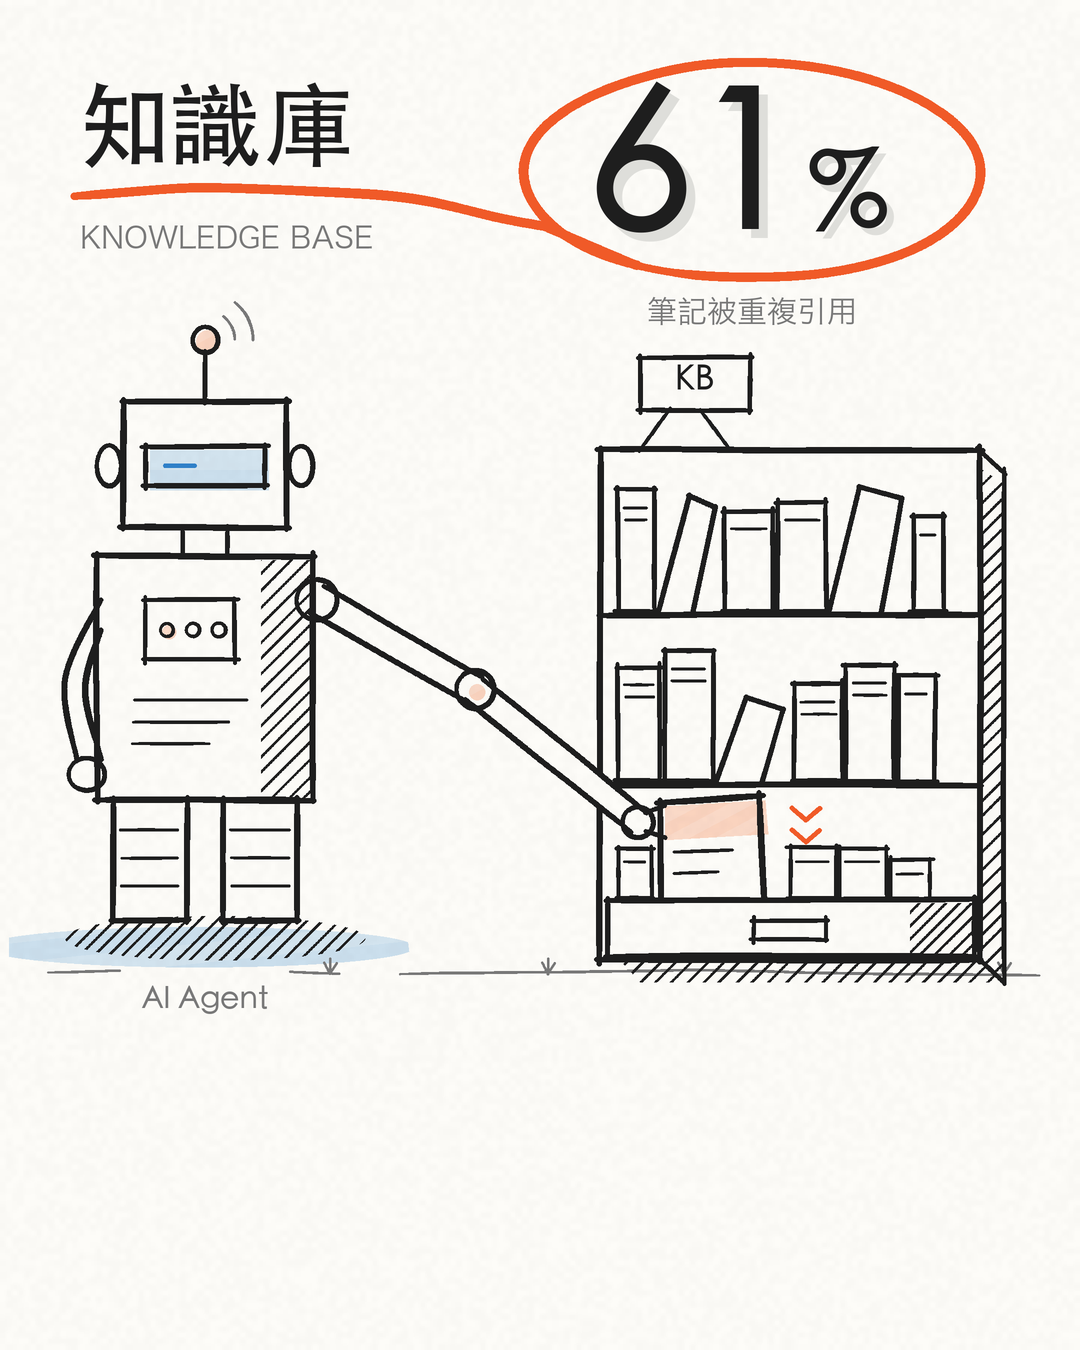

Generate this figure with Python:
"""line-art style sample: whiteboard / sketchnote hand-drawn line art (all original).

Technique encoded in helpers:
  - stroke(): pressure-tapered line with low-frequency hand wobble (never a ruler line)
  - seg()/box(): straight edges drawn as separate strokes that overshoot at corners
  - loop(): circles drawn in one motion that overlap instead of closing perfectly
  - hatch(): 45-degree parallel hatching clipped to a region = the only "shadow"
  - marker(): flat accent fill laid in broad streaks, slightly mis-registered vs. the line
Rendered at 2x then downsampled for soft ink edges. Deterministic (fixed seeds).
"""
import math, os, random
from PIL import Image, ImageDraw, ImageFont, ImageChops, ImageFilter

W, H, S = 1080, 1350, 2               # output size, supersample factor
PAPER = (251, 250, 246)               # #FBFAF6 board white
INK = (30, 30, 30)                    # #1E1E1E marker black
INK_SOFT = (120, 120, 120)            # #787878 light construction lines
ACC = (240, 90, 40)                   # #F05A28 single accent (orange-red marker)
ACC_TINT = (252, 214, 196)            # #FCD6C4 accent at ~25% (marker fill)
BLUE = (47, 128, 200)                 # #2F80C8 secondary, max 1-2 small uses
BLUE_TINT = (205, 226, 244)           # #CDE2F4
SHADOW = (222, 222, 218)             # #DEDEDA grey marker drop-shadow
LW = W * 0.0055                       # main line weight (~6px @1080)
FONT_H = '/System/Library/Fonts/STHeiti Medium.ttc'
FONT_L = '/System/Library/Fonts/Hiragino Sans GB.ttc'

# --- layers: one coverage mask per colour, composited at the end ---------------
LAYERS = {}
def layer(name):
    if name not in LAYERS: LAYERS[name] = Image.new('L', (W * S, H * S), 0)
    return LAYERS[name]


class Wob:
    """Smooth 1-D noise from summed sines with random phases (hand tremor)."""
    def __init__(s, seed):
        r = random.Random(seed)
        s.h = [(r.uniform(.6, 1.4) * f, r.uniform(0, 6.28), a) for f, a in ((1, .6), (2.3, .3), (5.1, .1))]
    def __call__(s, t): return sum(a * math.sin(f * t + p) for f, p, a in s.h)


_seed = [100]
def nseed(): _seed[0] += 1; return _seed[0]


def stroke(pts, w=LW, lay='ink', amp=1.1, taper=True, seed=None, val=255):
    """Draw a polyline as one hand stroke: resample, perpendicular wobble, pressure taper."""
    wob = Wob(seed or nseed()); pw = Wob(nseed())
    d = ImageDraw.Draw(layer(lay))
    seglen = [math.dist(pts[i], pts[i + 1]) for i in range(len(pts) - 1)]
    L = sum(seglen) or 1
    s = 0.0; step = 0.9
    for i, sl in enumerate(seglen):
        (x0, y0), (x1, y1) = pts[i], pts[i + 1]
        nx, ny = (-(y1 - y0) / (sl or 1), (x1 - x0) / (sl or 1))
        k = 0.0
        while k <= sl:
            t = k / (sl or 1); x = x0 + (x1 - x0) * t; y = y0 + (y1 - y0) * t
            o = amp * wob(s / 90)
            x += nx * o; y += ny * o
            ww = w * (0.97 + 0.06 * pw(s / 60))        # Herge: near-constant line weight
            if taper:
                e = min(1, s / 26, (L - s) / 26)
                ww *= 0.78 + 0.22 * max(0, e)             # only a slight taper at the ends
            r = max(.5, ww / 2) * S
            d.ellipse((x * S - r, y * S - r, x * S + r, y * S + r), fill=val)
            k += step; s += step


def seg(a, b, w=LW, lay='ink', over=(1, 4), amp=1.0):
    """Straight edge with overshoot at both ends (marker lifted late)."""
    r = random.Random(nseed())
    dx, dy = b[0] - a[0], b[1] - a[1]; l = math.hypot(dx, dy) or 1; ux, uy = dx / l, dy / l
    o0, o1 = r.uniform(*over), r.uniform(*over)
    stroke([(a[0] - ux * o0, a[1] - uy * o0), (b[0] + ux * o1, b[1] + uy * o1)], w, lay, amp)


def box(x0, y0, x1, y1, w=LW, lay='ink'):
    seg((x0, y0), (x1, y0), w, lay); seg((x1, y0), (x1, y1), w, lay)
    seg((x1, y1), (x0, y1), w, lay); seg((x0, y1), (x0, y0), w, lay)


def loop(cx, cy, rx, ry, w=LW, lay='ink', a0=-2.2, extra=.35):
    """Ellipse in one motion, ends overlap by `extra` radians."""
    wob = Wob(nseed()); n = int((rx + ry) * 1.2) + 20
    pts = []
    for i in range(n + 1):
        a = a0 + (2 * math.pi + extra) * i / n
        k = 1 + .025 * wob(a * 1.3)
        pts.append((cx + rx * k * math.cos(a), cy + ry * k * math.sin(a)))
    stroke(pts, w, lay, amp=.6)


def spline(ctrl, n=40):
    """Catmull-Rom through control points."""
    P = [ctrl[0]] + list(ctrl) + [ctrl[-1]]; out = []
    for i in range(1, len(P) - 2):
        p0, p1, p2, p3 = P[i - 1], P[i], P[i + 1], P[i + 2]
        for k in range(n):
            t = k / n; t2, t3 = t * t, t * t * t
            out.append(tuple(.5 * ((2 * p1[j]) + (-p0[j] + p2[j]) * t + (2 * p0[j] - 5 * p1[j] + 4 * p2[j] - p3[j]) * t2 + (-p0[j] + 3 * p1[j] - 3 * p2[j] + p3[j]) * t3) for j in (0, 1)))
    out.append(ctrl[-1]); return out


def arrow(ctrl, w=LW, lay='ink', head=26, dash=None):
    pts = spline(ctrl)
    if dash:
        # dashed: stroke every other chunk of the path
        acc, chunk, on = 0, [], True
        for i in range(len(pts) - 1):
            chunk.append(pts[i]); acc += math.dist(pts[i], pts[i + 1])
            if acc > (dash if on else dash * .7):
                if on and len(chunk) > 1: stroke(chunk + [pts[i + 1]], w, lay, amp=.8)
                on = not on; acc = 0; chunk = []
    else:
        stroke(pts, w, lay, amp=1.0)
    (xa, ya), (xb, yb) = pts[-6], pts[-1]
    a = math.atan2(yb - ya, xb - xa)
    for da in (2.55, -2.45):
        stroke([(xb + head * math.cos(a + da), yb + head * math.sin(a + da)), (xb, yb)], w, lay, amp=.5)


def region(poly=None, rect=None, ell=None):
    m = Image.new('L', (W * S, H * S), 0); d = ImageDraw.Draw(m)
    sc = lambda p: [(x * S, y * S) for x, y in p]
    if poly: d.polygon(sc(poly), fill=255)
    if rect: d.rectangle([v * S for v in rect], fill=255)
    if ell: cx, cy, rx, ry = ell; d.ellipse([(cx - rx) * S, (cy - ry) * S, (cx + rx) * S, (cy + ry) * S], fill=255)
    return m


def hatch(mask, spacing=W * .011, ang=45, w=LW * .38, lay='ink'):
    """Parallel hatching (top-right to bottom-left), clipped to mask. Only shading device."""
    tmp_name = '_hatch'; LAYERS.pop(tmp_name, None)
    bb = mask.getbbox()
    if not bb: return
    x0, y0, x1, y1 = [v / S for v in bb]
    a = math.radians(ang); ux, uy = math.cos(a), -math.sin(a)  # direction of the hatch line
    nx, ny = -uy, ux
    cx, cy = (x0 + x1) / 2, (y0 + y1) / 2; R = math.hypot(x1 - x0, y1 - y0) / 2 + 4
    r = random.Random(nseed()); k = -R
    while k <= R:
        px, py = cx + nx * k, cy + ny * k
        j = r.uniform(-.15, .15)
        stroke([(px - ux * R, py - uy * R), (px + ux * R, py + uy * R)], w * r.uniform(.85, 1.15), tmp_name, amp=.4, taper=False)
        k += spacing * (1 + j)
    hl = ImageChops.multiply(LAYERS.pop(tmp_name), mask)
    tgt = layer(lay); LAYERS[lay] = ImageChops.lighter(tgt, hl)


def marker(mask, lay='acc_fill', width=W * .03, ang=-28, shift=(7, 5)):
    """Accent fill in broad streaks; offset a few px from the outline (mis-registration)."""
    tmp = Image.new('L', (W * S, H * S), 0); d = ImageDraw.Draw(tmp)
    bb = mask.getbbox()
    if not bb: return
    x0, y0, x1, y1 = bb; r = random.Random(nseed())
    a = math.radians(ang); ux, uy = math.cos(a), math.sin(a); nx, ny = -uy, ux
    cx, cy = (x0 + x1) / 2, (y0 + y1) / 2; R = math.hypot(x1 - x0, y1 - y0) / 2
    k = -R; i = 0
    while k <= R:
        px, py = cx + nx * k, cy + ny * k
        d.line([(px - ux * R, py - uy * R), (px + ux * R, py + uy * R)], fill=(215 if i % 2 else 255), width=int(width * S * 1.15))
        k += width * S * .92; i += 1
    m = mask.transform(mask.size, Image.AFFINE, (1, 0, -shift[0] * S, 0, 1, -shift[1] * S))
    m = ImageChops.multiply(tmp, m)
    LAYERS[lay] = ImageChops.lighter(layer(lay), m)


def erase(mask):
    """Occlusion: wipe every layer under `mask` (paper shows through), like a closed Herge contour."""
    inv = ImageChops.invert(mask)
    for k in list(LAYERS): LAYERS[k] = ImageChops.multiply(LAYERS[k], inv)


def text(s, xy, size, font=FONT_H, lay='ink', anchor='la'):
    f = ImageFont.truetype(font, int(size * S))
    ImageDraw.Draw(layer(lay)).text((xy[0] * S, xy[1] * S), s, font=f, fill=255, anchor=anchor)


def wordbox(s, size, font=FONT_H):
    f = ImageFont.truetype(font, int(size)); return f.getbbox(s)


# =============================== scene ==========================================
random.seed(7)

# ---- heading: 知識庫; Steinberg: ONE continuous accent line is the title underline AND the loop round 61% ----
text('知識庫', (78, 78), 92)
text('KNOWLEDGE BASE', (80, 222), 30, FONT_L, 'soft')
text('61', (842 - 40 + 9, 72 + 9), 196, lay='shadow', anchor='ra'); text('%', (848 - 40 + 7, 148 + 7), 104, lay='shadow')
text('61', (842 - 40, 72), 196, anchor='ra')
text('%', (848 - 40, 148), 104, anchor='la')
text('筆記被重複引用', (752, 296), 30, FONT_L, 'soft', anchor='ma')
lead = spline([(74, 196), (190, 188), (320, 192), (420, 200), (500, 218), (545, 226)], 30)
cx_, cy_, rx_, ry_ = 752, 172, 228, 108
ring = [(cx_ + rx_ * math.cos(a_), cy_ + ry_ * (1 + .02 * math.sin(a_ * 3)) * math.sin(a_))
        for a_ in [2.1 + (2 * math.pi + .5) * i / 140 for i in range(141)]]   # starts bottom-left, goes round
stroke(lead + ring, W * .0085, 'acc', amp=.7)

# ---- knowledge base: hand-drawn bookshelf (right) ----
SX0, SY0, SX1, SY1 = 600, 450, 980, 960
# side shadow: hatch a thin strip to the right/bottom of the cabinet (light from top-left)
hatch(region(poly=[(SX1, SY0 + 18), (SX1 + 24, SY0 + 34), (SX1 + 24, SY1 + 22), (SX1, SY1)]))
hatch(region(poly=[(SX0 + 20, SY1), (SX1, SY1), (SX1 + 24, SY1 + 22), (SX0 + 40, SY1 + 22)]))
box(SX0, SY0, SX1, SY1)
seg((SX1, SY0), (SX1 + 24, SY0 + 22), LW * .8); seg((SX1 + 24, SY0 + 22), (SX1 + 24, SY1 + 22), LW * .8)
seg((SX1 + 24, SY1 + 22), (SX1, SY1), LW * .8)
shelves = [SY0 + 165, SY0 + 335]
for y in shelves: seg((SX0, y), (SX1, y), LW)
# books: tall thin rectangles, varied heights, one leaning; spines get 1-2 short ticks
r = random.Random(3)
rows = [(SY0, shelves[0]), (shelves[0], shelves[1]), (shelves[1], SY1)]
slot = None
for ri, (top, bot) in enumerate(rows[:2]):      # bottom row is the card drawer, drawn below
    x = SX0 + 18
    while x < SX1 - 40:
        bw = r.choice((30, 36, 42, 48)); bh = r.randint(88, 138)
        if x + bw > SX1 - 14: break
        if r.random() < .12 and x + bw + 30 < SX1 - 14:
            # leaning book
            stroke([(x, bot - 4), (x + 30, bot - bh + 6), (x + 30 + bw * .9, bot - bh + 18), (x + bw + 4, bot - 2)], LW * .8, amp=.8, taper=False)
            x += bw + 36; continue
        box(x, bot - bh, x + bw, bot - 4, LW * .8)
        for t in range(r.randint(1, 2)):
            yy = bot - bh + 18 + t * 12; seg((x + 8, yy), (x + bw - 8, yy), LW * .5, over=(0, 2), amp=.3)
        if r.random() < .12: hatch(region(rect=(x + 2, bot - bh + 2, x + bw - 2, bot - 6)), spacing=W * .009)
        x += bw + r.randint(2, 6)
sx0, sy0, sx1, sy1 = SX0 + 60, SY0 + 345, SX0 + 190, SY0 + 430    # drawer opening (for the sparkle mark)
# cabinet label
seg((SX0 + 40, SY0), (SX0 + 70, SY0 - 40), LW * .6, over=(0, 2)); seg((SX0 + 130, SY0), (SX0 + 100, SY0 - 40), LW * .6, over=(0, 2))
box(SX0 + 40, SY0 - 92, SX0 + 150, SY0 - 40, LW * .8)
text('KB', (SX0 + 95, SY0 - 88), 34, FONT_H, 'ink', anchor='ma')

# ---- bottom row: card drawer. The note card is already INSIDE it: the front panel (drawn last) hides its lower half ----
FY0, FY1 = 900, 956                                 # drawer front panel
rr_ = random.Random(21)
xx = SX0 + 18
while xx < SX1 - 30:                                # index cards: only their tops show above the panel
    if 640 < xx < 790: xx = 790; continue
    bw = rr_.choice((34, 40, 46)); bh = rr_.choice((40, 52, 62))
    if xx + bw > SX1 - 16: break
    box(xx, FY0 - bh, xx + bw, FY0 - 2, LW * .7)
    seg((xx + 7, FY0 - bh + 14), (xx + bw - 8, FY0 - bh + 14), LW * .45, over=(0, 2), amp=.3)
    xx += bw + 4
CX0, CY0, CX1, CY1 = 660, 796, 762, 946
card = [(CX0, CY0 + 6), (CX1 - 2, CY0), (CX1 + 4, CY1 - 6), (CX0 + 2, CY1)]
marker(region(poly=[(CX0, CY0 + 6), (CX1 - 2, CY0), (CX1 + 1, CY0 + 34), (CX0, CY0 + 40)]), 'acc_fill', width=W * .012, shift=(5, 4))
for i in range(4): seg(card[i], card[(i + 1) % 4], LW)
for k, lw in enumerate((.8, .6)):
    y = CY0 + 56 + k * 22; stroke([(CX0 + 14, y), (CX0 + 14 + (CX1 - CX0 - 28) * lw, y - 2)], LW * .55, amp=.5)
# the panel: erase everything behind it (card bottom, index-card bottoms), then draw it closed
erase(region(rect=(SX0 + 8, FY0, SX1 - 6, FY1)))
box(SX0 + 8, FY0, SX1 - 6, FY1, LW * .9)
box((SX0 + SX1) // 2 - 36, FY0 + 20, (SX0 + SX1) // 2 + 36, FY0 + 40, LW * .7)       # pull handle
hatch(region(rect=(SX1 - 70, FY0 + 3, SX1 - 8, FY1 - 3)), spacing=W * .009)
# motion chevrons: "down, into the drawer" (accent)
for j in range(2):
    yv = 808 + j * 22; stroke([(792, yv), (806, yv + 12), (820, yv)], LW * .8, 'acc', amp=.2, taper=False)

# ---- AI agent: abstract boxy machine, visor band (no face), left ----
AX = 205
# ground shadow: hatched ellipse
hatch(region(ell=(AX + 10, 938, 150, 22)), spacing=W * .010)
# head
box(AX - 82, 402, AX + 82, 528)
# visor band (the only "face" element): a filled accent-tinted bar with a scan tick
visor = (AX - 60, 446, AX + 60, 486)
marker(region(rect=visor), 'blue_fill', width=W * .02, ang=0, shift=(5, 4))
box(*visor, LW * .85)
stroke([(AX - 40, 466), (AX - 10, 466)], LW * .9, 'blue', amp=.3)
for sx in (-1, 1): loop(AX + sx * 96, 466, 12, 20, LW * .8)
# antenna
seg((AX, 402), (AX, 352), LW * .85, over=(0, 3)); loop(AX, 340, 13, 13, LW * .8)
marker(region(ell=(AX, 340, 12, 12)), 'acc_fill', width=W * .012, shift=(3, 2))
# signal arcs
for k, rr in enumerate((30, 48)):
    pts = [(AX + rr * math.cos(a), 340 + rr * math.sin(a)) for a in [-.9 + i * .06 for i in range(16)]]
    stroke(pts, LW * .55, 'soft', amp=.2)
# neck + body
seg((AX - 22, 528), (AX - 22, 556), LW * .8, over=(0, 2)); seg((AX + 22, 528), (AX + 22, 556), LW * .8, over=(0, 2))
body = (AX - 108, 556, AX + 108, 800)
box(*body)
# body side shading: hatch right third (light from top-left)
hatch(region(rect=(AX + 56, 560, AX + 106, 798)))
# chest panel with three status ticks
box(AX - 60, 600, AX + 30, 660, LW * .75)
for k in range(3): loop(AX - 38 + k * 26, 630, 7, 7, LW * .6)
marker(region(ell=(AX - 38, 630, 7, 7)), 'acc_fill', width=W * .01, shift=(2, 2))
for k in range(3): seg((AX - 70, 700 + k * 22), (AX + 40 - k * 18, 700 + k * 22), LW * .5, over=(0, 3), amp=.4)
# legs / tracks
box(AX - 92, 800, AX - 18, 920); box(AX + 18, 800, AX + 92, 920)
for xx in (AX - 55, AX + 55):
    for k in range(3): seg((xx - 28, 830 + k * 28), (xx + 28, 830 + k * 28), LW * .5, over=(0, 2), amp=.3)
# arm reaching to the card (two segments + gripper)
def limb(p, q, half):
    """Mechanical arm segment: two parallel edges, ends left open for the joints."""
    dx, dy = q[0] - p[0], q[1] - p[1]; l = math.hypot(dx, dy); nx, ny = -dy / l * half, dx / l * half
    seg((p[0] + nx, p[1] + ny), (q[0] + nx, q[1] + ny), LW * .9, over=(0, 3)); seg((p[0] - nx, p[1] - ny), (q[0] - nx, q[1] - ny), LW * .9, over=(0, 3))
SH, EL, WR = (AX + 112, 600), (AX + 270, 690), (CX0 - 22, 822)
# the forearm passes in front of the shelf frame: erase behind it, then draw the two edges
_dx, _dy = WR[0] - EL[0], WR[1] - EL[1]; _l = math.hypot(_dx, _dy); _nx, _ny = -_dy / _l * 13, _dx / _l * 13
erase(region(poly=[(EL[0] + _nx, EL[1] + _ny), (WR[0] + _nx, WR[1] + _ny), (WR[0] - _nx, WR[1] - _ny), (EL[0] - _nx, EL[1] - _ny)]))
limb(SH, EL, 15); limb(EL, WR, 13)
for (jx, jy), rr in ((SH, 20), (EL, 19), (WR, 15)): loop(jx, jy, rr, rr, LW * .85)
marker(region(ell=(EL[0], EL[1], 8, 8)), 'acc_fill', width=W * .01, shift=(2, 2))
# two-finger gripper pinching the card edge
seg((WR[0] + 8, WR[1] - 10), (CX0 + 4, WR[1] - 16), LW * .85, over=(0, 2)); seg((WR[0] + 8, WR[1] + 10), (CX0 + 4, WR[1] + 16), LW * .85, over=(0, 2))
# other arm down
stroke(spline([(AX - 104, 600), (AX - 140, 680), (AX - 128, 760)], 20), LW, amp=.6)
stroke(spline([(AX - 104, 630), (AX - 120, 690), (AX - 104, 760)], 20), LW, amp=.6)
loop(AX - 118, 774, 18, 16, LW * .8)
# label
text('AI Agent', (AX, 984), 30, FONT_H, 'soft', anchor='ma')

# ---- tiny sketchnote marks ----
# Sempe: a thin broken ground line with a few tiny tufts, and a loose pale wash that spills past the line
stroke([(48, 972), (120, 970)], LW * .4, 'soft', amp=1.2)
stroke([(290, 971), (340, 973)], LW * .4, 'soft', amp=1.2)
stroke([(400, 974), (700, 971), (1040, 975)], LW * .4, 'soft', amp=1.2)
for tx in (330, 548, 1004):
    for dx_, dy_ in ((-6, -12), (0, -16), (7, -11)):
        stroke([(tx, 974), (tx + dx_, 974 + dy_)], LW * .35, 'soft', amp=.1, taper=False)
marker(region(ell=(190, 940, 215, 20)), 'blue_fill', width=W * .02, ang=-6, shift=(9, 7))

# bottom ~22% (y > 1053) left completely empty for subtitles

# =============================== composite ======================================
def tex_paper():
    """Very light paper tooth: blurred random noise, +-3 levels."""
    r = random.Random(11); sm = Image.new('L', (W // 6, H // 6))
    sm.putdata([128 + r.randint(-2, 2) for _ in range(sm.width * sm.height)])
    return sm.resize((W * S, H * S), Image.BICUBIC)

img = Image.new('RGB', (W * S, H * S), PAPER)
grain = tex_paper()
img = ImageChops.add(ImageChops.subtract(img, Image.merge('RGB', [grain.point(lambda v: max(0, 128 - v))] * 3)),
                     Image.merge('RGB', [grain.point(lambda v: max(0, v - 128))] * 3))

def lay_on(base, name, col, mode='over'):
    if name not in LAYERS: return base
    m = LAYERS[name]
    if mode == 'multiply':
        tint = Image.new('RGB', base.size, col)
        mult = ImageChops.multiply(base, tint)
        return Image.composite(mult, base, m)
    return Image.composite(Image.new('RGB', base.size, col), base, m)

img = lay_on(img, 'acc_fill', ACC_TINT, 'multiply')
img = lay_on(img, 'blue_fill', BLUE_TINT, 'multiply')
img = lay_on(img, 'shadow', SHADOW)
img = lay_on(img, 'soft', INK_SOFT)
img = lay_on(img, 'blue', BLUE)
img = lay_on(img, 'acc', ACC)
img = lay_on(img, 'ink', INK)
img = img.resize((W, H), Image.LANCZOS)
img.save(os.path.join(os.path.dirname(os.path.abspath(__file__)), 'sample.png'))
